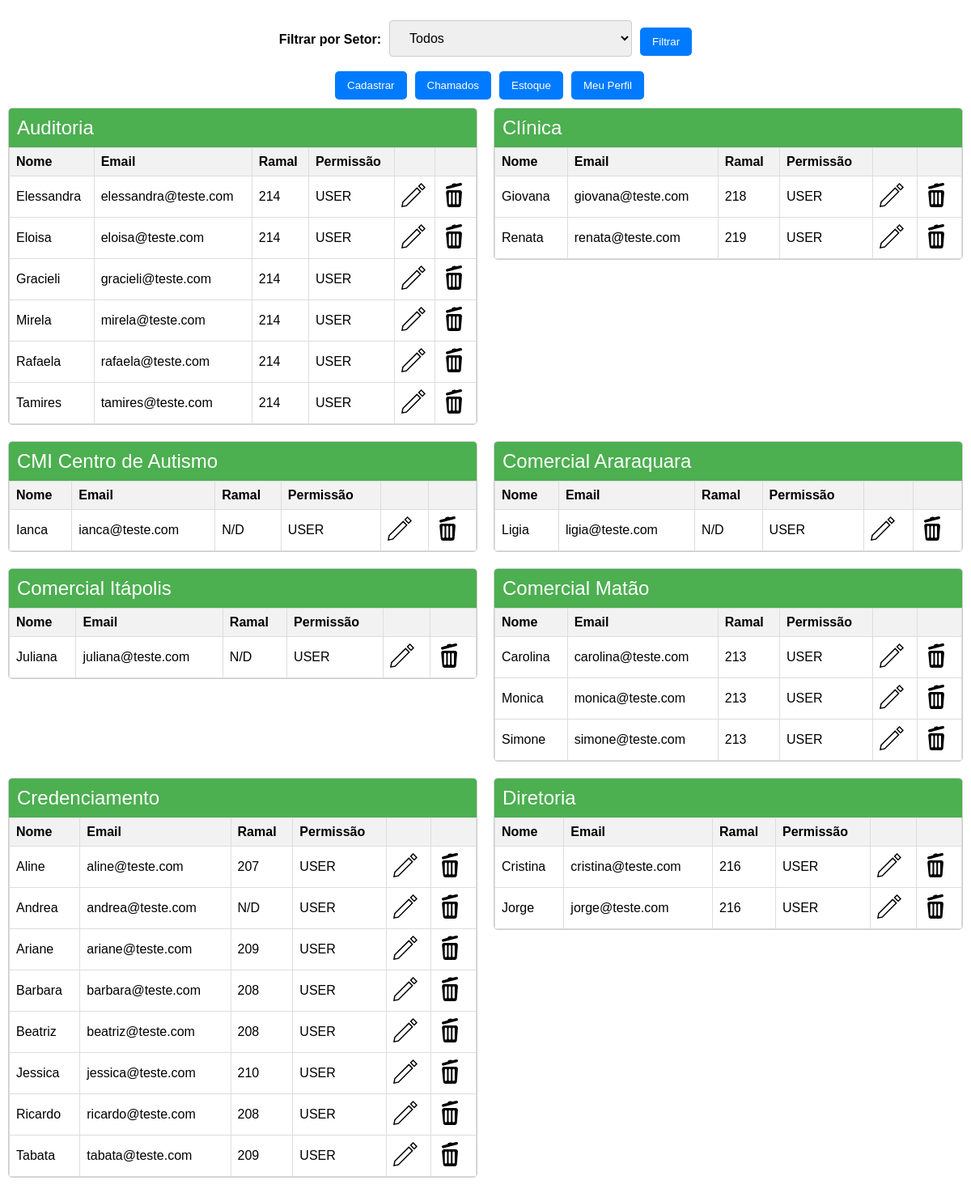
Screenshot of /admin/admin.php (signed in, upper part) with the database file from the repository.
### tables this page shows
CREATE TABLE `funcionarios` (
  `id` int(11) NOT NULL,
  `departamento` varchar(100) NOT NULL,
  `email` varchar(100) NOT NULL,
  `ramal` varchar(20) DEFAULT NULL,
  `nome` varchar(100) NOT NULL,
  `senha` varchar(255) NOT NULL,
  `nivel` varchar(10) DEFAULT NULL
);

### admin/admin.php (the view, shortened to what this page needs)
<?php
include_once('../sys/conexao.php');
include_once("../components/header.php");
?>
    <link rel="stylesheet" href="../css/style.css">
    <link href="https://cdn.jsdelivr.net/gh/StephanWagner/jBox@v1.3.3/dist/jBox.all.min.css" rel="stylesheet">
</head>
<body>
        <div>
                    <form action="" method="GET" class="filtro-setor">
                    <label for="setor">Filtrar por Setor:</label>
                    <select name="setor" id="setor">
                    <option value="todos">Todos</option>
                    </select>
                    <div class="btn-group"><button type="submit">Filtrar</button></div>
                </form>
                <div class="btn-group">
                    <button onclick="location.href='../sys/addCadastro.php'">Cadastrar</button>
                    <button onclick="location.href='verChamados.php'">Chamados</button>
                    <button onclick="location.href='verEstoque.php'">Estoque</button>
                    <button onclick="location.href='../profile.php'">Meu Perfil</button>
                </div>
                <?php
                $departamento_anterior = null;
                $filtro_sql = "";
                $query = "SELECT nome, email, departamento, ramal, id, nivel FROM funcionarios $filtro_sql ORDER BY departamento, nome ASC";
                $result = $conexao->query($query);
                if ($result->num_rows > 0) {
                    while ($row = $result->fetch_assoc()) {
                        if ($row['departamento'] !== $departamento_anterior) {
                            if ($departamento_anterior !== null) {
                                echo "</tbody></table></div>";
                            }
                            echo "<div class='modulo'>";
                            echo "<h3>" . htmlspecialchars($row['departamento']) . "</h3>";
                            echo "<table>";
                            echo "<thead><tr><th>Nome</th><th>Email</th><th>Ramal</th><th>Permissão</th><th></th><th></th></tr></thead>";
                            echo "<tbody>";
                        }
                        echo "<tr>";
                        echo "<td>" . htmlspecialchars($row["nome"]) . "</td>";
                        echo "<td>" . htmlspecialchars($row["email"]) . "</td>";
                        echo "<td>" . htmlspecialchars($row["ramal"]) . "</td>";
                        echo "<td>" . htmlspecialchars($row["nivel"]) . "</td>";
                        echo "<td>";
                        echo "<a href='../sys/editAdmin.php?id=" . htmlspecialchars($row['id']) . "'>";
                        echo "</a>";
                        echo "</td>";
                        echo "<td>";
                        echo "<a href='../sys/deleteAdmin.php?id=" . htmlspecialchars($row['id']) . "' data-confirm='Você realmente deseja deletar o funcionário?'>";
                        echo "</a>";
                        echo "</td>";
                        echo "</tr>";
                        $departamento_anterior = $row['departamento'];
                    }
                    echo "</tbody></table></div>";
                } else {
                    echo "<div class='modulo'>";
                    echo "<h3>Nenhum funcionário encontrado.</h3>";
                    echo "</div>";
                }
                ?>
        </div>
        <?php
            require_once("../components/footer.php")
        ?>

### components/header.php (shortened to what this page needs)
<!DOCTYPE html>
<html lang="pt-br">
<head>

### components/footer.php (shortened to what this page needs)
</body>
</html>

### css/style.css (style rules this page uses)
* { font-family: 'Arial', sans-serif; box-sizing: border-box; }
body { height: 100vh; margin: 0px; }
.modulo { margin-bottom: 20px; border-radius: 5px; }
.modulo > h3 { margin: 0px; color: #fff; font-weight: 300; font-size: 1.5rem; padding: 10px 20px; background-color: #1867c0; }
.modulo { display: inline-block; vertical-align: top; width: calc(50% - 20px); margin: 10px; border: 1px solid #ccc; border-radius: 5px; overflow: hidden; }
.modulo h3 { background-color: #4CAF50; color: white; padding: 10px; margin: 0; }
table { width: 100%; border-collapse: collapse; }
th, td { border: 1px solid #ddd; padding: 8px; text-align: left; }
th { background-color: #f2f2f2; }
.filtro-setor { text-align: center; margin-bottom: 10px; margin-top: 20px; display: flex; justify-content: center; align-items: center; }
.filtro-setor label { font-weight: bold; margin-right: 10px; }
.filtro-setor select, .filtro-setor button { margin-top: 5px; }
.btn-group { display: flex; justify-content: center; }
.btn-group button { margin-left: 10px; padding: 10px 15px; border: none; background-color: #007bff; color: white; cursor: pointer; border-radius: 5px; transition: background-color 0.3s ease; }
select { width: 25%; padding: 12px 20px; font-size: 1em; margin: 8px 0; display: inline-block; border: 1px solid #ccc; border-radius: 4px; box-sizing: border-box; }

### rows the page displays
funcionarios: departamento "Auditoria", nome "Elessandra", email "elessandra@teste.com", ramal "214", nivel "USER"
funcionarios: nome "Eloisa", email "eloisa@teste.com", ramal "214", nivel "USER"
funcionarios: nome "Gracieli", email "gracieli@teste.com", ramal "214", nivel "USER"
funcionarios: nome "Mirela", email "mirela@teste.com", ramal "214", nivel "USER"
funcionarios: nome "Rafaela", email "rafaela@teste.com", ramal "214", nivel "USER"
funcionarios: nome "Tamires", email "tamires@teste.com", ramal "214", nivel "USER"
funcionarios: departamento "Clínica", nome "Giovana", email "giovana@teste.com", ramal "218", nivel "USER"
funcionarios: nome "Renata", email "renata@teste.com", ramal "219", nivel "USER"
funcionarios: departamento "CMI Centro de Autismo", nome "Ianca", email "ianca@teste.com", ramal "N/D", nivel "USER"
funcionarios: departamento "Comercial Araraquara", nome "Ligia", email "ligia@teste.com", ramal "N/D", nivel "USER"
funcionarios: departamento "Comercial Itápolis", nome "Juliana", email "juliana@teste.com", ramal "N/D", nivel "USER"
funcionarios: departamento "Comercial Matão", nome "Carolina", email "carolina@teste.com", ramal "213", nivel "USER"
funcionarios: nome "Monica", email "monica@teste.com", ramal "213", nivel "USER"
funcionarios: nome "Simone", email "simone@teste.com", ramal "213", nivel "USER"
funcionarios: departamento "Credenciamento", nome "Aline", email "aline@teste.com", ramal "207", nivel "USER"
funcionarios: nome "Andrea", email "andrea@teste.com", ramal "N/D", nivel "USER"
funcionarios: nome "Ariane", email "ariane@teste.com", ramal "209", nivel "USER"
funcionarios: nome "Barbara", email "barbara@teste.com", ramal "208", nivel "USER"
funcionarios: nome "Beatriz", email "beatriz@teste.com", ramal "208", nivel "USER"
funcionarios: nome "Jessica", email "jessica@teste.com", ramal "210", nivel "USER"
funcionarios: nome "Ricardo", email "ricardo@teste.com", ramal "208", nivel "USER"
funcionarios: nome "Tabata", email "tabata@teste.com", ramal "209", nivel "USER"
funcionarios: departamento "Diretoria", nome "Cristina", email "cristina@teste.com", ramal "216", nivel "USER"
funcionarios: nome "Jorge", email "jorge@teste.com", ramal "216", nivel "USER"
